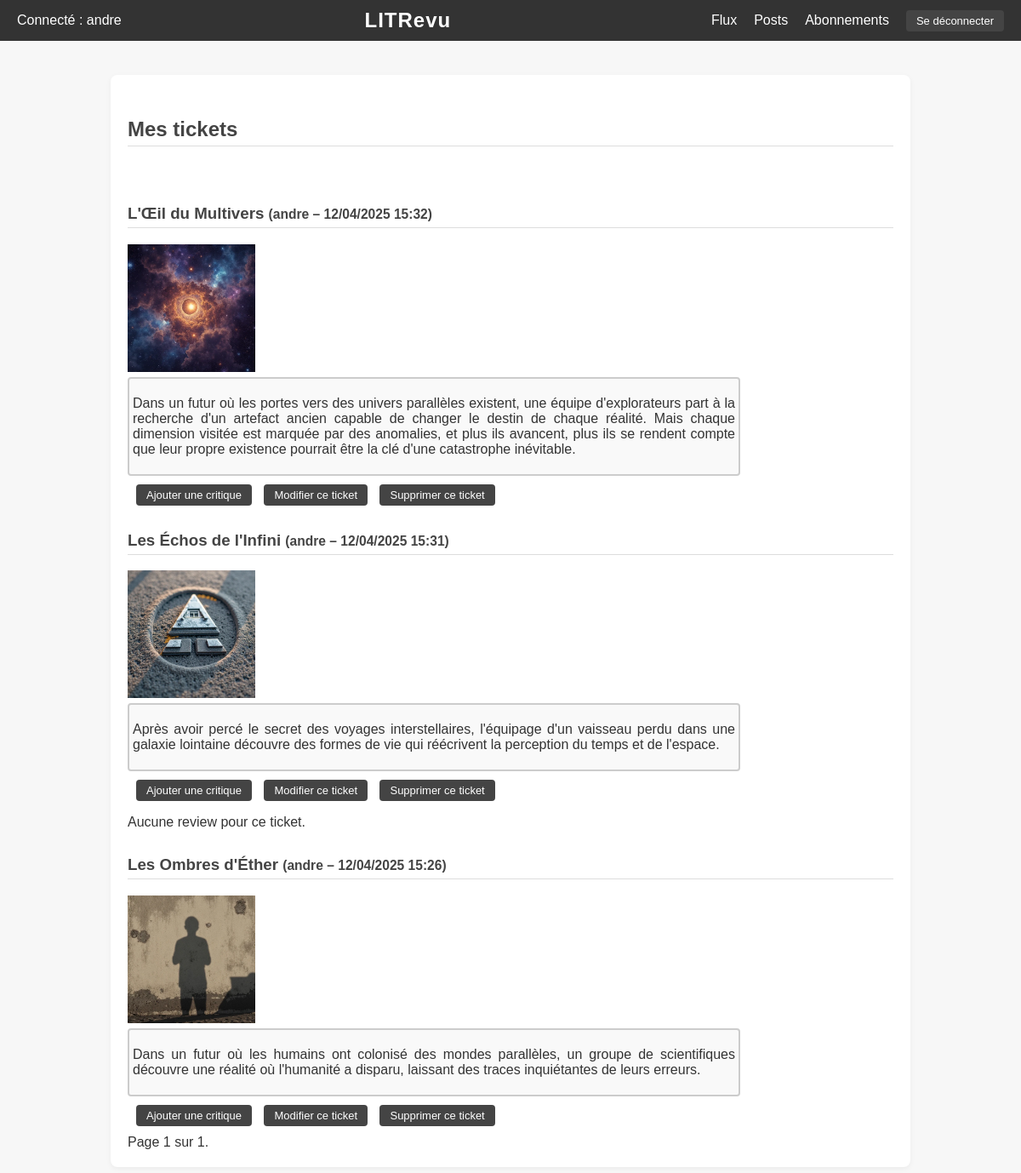
The page /all_tickets/ (signed in) on the database its author committed.
### myapp/models.py (models this page shows, shortened)
class Ticket(models.Model):
    title = models.CharField(max_length=128)
    description = models.TextField(max_length=2048, blank=True)
    user = models.ForeignKey(User, on_delete=models.CASCADE)
    image = models.ImageField(upload_to='images/', null=True, blank=True)
    time_created = models.DateTimeField(auto_now_add=True)

### myapp/views.py (the view)
# urls.py: path('all_tickets/', views.all_tickets_view, name='all_tickets'),
@login_required
def all_tickets_view(request):
    tickets = Ticket.objects.filter(user=request.user).order_by('-time_created')
    paginator = Paginator(tickets, 5)
    page_number = request.GET.get('page')
    page_obj = paginator.get_page(page_number)
    return render(request, 'all_tickets.html', {
        'page_obj': page_obj,
    })

### myapp/templates/all_tickets.html (shortened to what this page needs)
{% extends 'base.html' %}
{% block content %}
  <h2>Mes tickets</h2>
  <br>
  <div class="ticket-list">
    {% for ticket in page_obj %}
      <div class="ticket">
        <h3>
          {{ ticket.title }}
          <small>({{ ticket.user.username }} – {{ ticket.time_created|date:"d/m/Y H:i" }})</small>
        </h3>
        {% if ticket.image %}
          <div class="ticket-image">
            <img src="{{ ticket.image.url }}" alt="Image du ticket" style="max-width: 200px; max-height: 150px; object-fit: cover;">
          </div>
        {% endif %}
        <div class="ticket-description-box">
          <p class="ticket-description">{{ ticket.description }}</p>
        </div>
        <div class="ticket-buttons" style="margin: 10px 0;">
          <form action="{% url 'create_review' ticket.id %}" method="get" style="display: inline;">
            <button type="submit" class="button">Ajouter une critique</button>
          </form>
          <form action="{% url 'edit_ticket' ticket.id %}" method="get" style="display: inline;">
            <button type="submit" class="button">Modifier ce ticket</button>
          </form>
          <form action="{% url 'confirm_delete_ticket' ticket.id %}" method="get" style="display: inline;">
            <button type="submit" class="button">Supprimer ce ticket</button>
          </form>
        </div>
        <div class="reviews">
          {% for review in ticket.review_set.all %}
            {% if review.user == request.user %}
              <div class="review small-text">
                <hr class="review-separator">
                <p><strong>{{ review.headline }} ({{ review.user.username }})</strong></p>
                <div class="review-description-box">
                  {{ review.body }}
                </div>
                <p><strong>Note :</strong> {{ review.rating }} / 5</p>
                <p><strong>Publié le :</strong> {{ review.time_created }}</p>
                <div class="review-buttons">
                  <form action="{% url 'edit_review' review.id %}" method="get" style="display: inline;">
                    <button type="submit" class="button">Modifier</button>
                  </form>
                  <form action="{% url 'confirm_delete_review' review.id %}" method="get" style="display: inline;">
                    {% csrf_token %}
                    <button type="submit" class="button">Effacer</button>
                  </form>
                </div>
              </div>
            {% endif %}
          {% empty %}
            <p>Aucune review pour ce ticket.</p>
          {% endfor %}
        </div>
      </div>
    {% empty %}
      <p>Vous n'avez encore publié aucun ticket.</p>
    {% endfor %}
  </div>
  <div class="pagination">
    <span class="step-links">
      <span class="current">
        Page {{ page_obj.number }} sur {{ page_obj.paginator.num_pages }}.
      </span>
    </span>
  </div>
{% endblock %}

### myapp/templates/base.html (shortened to what this page needs)
<!DOCTYPE html>
<html lang="fr">
<head>
    {% load static %}
    <link rel="stylesheet" type="text/css" href="{% static 'css/style.css' %}">
</head>
<body>
    <div class="header">
        <div>
            {% if request.user.is_authenticated %}
                <span class="username">Connecté : {{ request.user.username }}</span>
            {% endif %}
        </div>
        <div class="center">LITRevu</div>
        <div class="links">
            <a href="{% url 'user_feed' %}">Flux</a>
            <a href="{% url 'all_tickets' %}">Posts</a>
            <a href="{% url 'follow_user' %}">Abonnements</a>
            <form action="{% url 'logout' %}" method="post" style="margin-left: 10px;">
                <button type="submit">Se déconnecter</button>
            </form>
        </div>
    </div>
    <div class="content">
        {% block content %}
        {% endblock %}
    </div>
</body>
</html>

### static/css/style.css (style rules this page uses)
body { font-family: 'Segoe UI', sans-serif; margin: 0; padding: 0; background-color: #f7f7f7; color: #333; }
.header { display: flex; justify-content: space-between; align-items: center; padding: 15px 30px; background-color: #222; color: white; }
.header .center { flex: 1; text-align: center; font-size: 26px; font-weight: bold; letter-spacing: 1px; }
.header .links a { color: white; text-decoration: none; margin-left: 20px; transition: color 0.3s; }
.content { max-width: 900px; margin: 40px auto; padding: 20px; background-color: white; border-radius: 8px; box-shadow: 0 2px 6px rgba(0, 0, 0, 0.05); }
h2, h3 { color: #444; border-bottom: 1px solid #ddd; padding-bottom: 5px; margin-top: 30px; }
form { display: inline; }
button { background-color: #444; color: white; border: none; padding: 5px 12px; margin-left: 10px; border-radius: 4px; cursor: pointer; font-size: 13px; transition: background-color 0.3s; text-align: center; width: auto; height: auto; }
a { color: #444; text-decoration: none; }
button { background-color: #444; color: white; border: none; padding: 5px 12px; margin-left: 10px; border-radius: 4px; cursor: pointer; font-size: 13px; transition: background-color 0.3s; }
.ticket-description-box { width: 80%; height: auto; background-color: #f9f9f9; border: 2px solid #ccc; border-radius: 4px; margin-top: 2px; padding: 4px; box-sizing: border-box; text-align: justify; }

### myapp/templates/base.html (style rules this page uses)
body { font-family: Arial, sans-serif; margin: 0; padding: 0; }
.header { display: flex; justify-content: space-between; align-items: center; padding: 10px 20px; background-color: #333; color: white; }
.header .center { flex: 1; text-align: center; font-size: 24px; }
.header .links { display: flex; align-items: center; }
.header .links a { color: white; text-decoration: none; margin-left: 20px; }

### rows shown on the page
Ticket: title "L'Œil du Multivers", user.username "andre", time_created "12/04/2025 15:32", image (picture), description "Dans un futur où les portes vers des univers parallèles existent, une équipe d'explorateurs part à la recherche d'un artefact ancien capable de changer le destin de chaque réalité. Mais chaque dimension visitée est marquée par des anomalies, et plus ils avancent, plus ils se rendent compte que leur propre existence pourrait être la clé d'une catastrophe inévitable."
Ticket: title "Les Échos de l'Infini", user.username "andre", time_created "12/04/2025 15:31", image (picture), description "Après avoir percé le secret des voyages interstellaires, l'équipage d'un vaisseau perdu dans une galaxie lointaine découvre des formes de vie qui réécrivent la perception du temps et de l'espace."
Ticket: title "Les Ombres d'Éther", user.username "andre", time_created "12/04/2025 15:26", image (picture), description "Dans un futur où les humains ont colonisé des mondes parallèles, un groupe de scientifiques découvre une réalité où l'humanité a disparu, laissant des traces inquiétantes de leurs erreurs."

### other values the page prints
{{ request.user.username }} "andre"
{{ page_obj.number }} "1"
{{ page_obj.paginator.num_pages }} "1"
